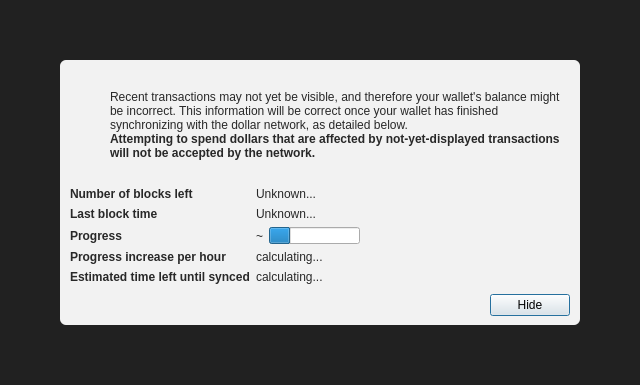
<?xml version="1.0" encoding="UTF-8"?>
<ui version="4.0">
 <class>ModalOverlay</class>
 <widget class="ModalOverlay" name="ModalOverlay">
  <property name="geometry">
   <rect>
    <x>0</x>
    <y>0</y>
    <width>640</width>
    <height>385</height>
   </rect>
  </property>
  <property name="windowTitle">
   <string>Form</string>
  </property>
  <layout class="QVBoxLayout" name="verticalLayout" stretch="0">
   <property name="sizeConstraint">
    <enum>QLayout::SetDefaultConstraint</enum>
   </property>
   <property name="leftMargin">
    <number>0</number>
   </property>
   <property name="topMargin">
    <number>0</number>
   </property>
   <property name="rightMargin">
    <number>0</number>
   </property>
   <property name="bottomMargin">
    <number>0</number>
   </property>
   <item>
    <widget class="QWidget" name="bgWidget" native="true">
     <property name="styleSheet">
      <string notr="true">#bgWidget { background: rgba(0,0,0,220); }</string>
     </property>
     <layout class="QVBoxLayout" name="verticalLayoutMain" stretch="1">
      <property name="leftMargin">
       <number>60</number>
      </property>
      <property name="topMargin">
       <number>60</number>
      </property>
      <property name="rightMargin">
       <number>60</number>
      </property>
      <property name="bottomMargin">
       <number>60</number>
      </property>
      <item>
       <widget class="QWidget" name="contentWidget" native="true">
        <property name="styleSheet">
         <string notr="true">#contentWidget { background: rgba(255,255,255,240); border-radius: 6px; }

QLabel { color: rgb(40,40,40);  }</string>
        </property>
        <layout class="QVBoxLayout" name="verticalLayoutSub" stretch="1,0,0,0">
         <property name="spacing">
          <number>0</number>
         </property>
         <property name="leftMargin">
          <number>10</number>
         </property>
         <property name="topMargin">
          <number>10</number>
         </property>
         <property name="rightMargin">
          <number>10</number>
         </property>
         <property name="bottomMargin">
          <number>10</number>
         </property>
         <item>
          <layout class="QHBoxLayout" name="horizontalLayoutIconText" stretch="0,1">
           <property name="topMargin">
            <number>20</number>
           </property>
           <item>
            <layout class="QVBoxLayout" name="verticalLayoutIcon">
             <property name="leftMargin">
              <number>0</number>
             </property>
             <item>
              <widget class="QPushButton" name="warningIcon">
               <property name="enabled">
                <bool>false</bool>
               </property>
               <property name="text">
                <string/>
               </property>
               <property name="icon">
                <iconset>
                 <normaloff>:/icons/warning</normaloff>
                 <disabledoff>:/icons/warning</disabledoff>:/icons/warning</iconset>
               </property>
               <property name="iconSize">
                <size>
                 <width>48</width>
                 <height>48</height>
                </size>
               </property>
               <property name="flat">
                <bool>true</bool>
               </property>
              </widget>
             </item>
             <item>
              <spacer name="verticalSpacerWarningIcon">
               <property name="orientation">
                <enum>Qt::Vertical</enum>
               </property>
               <property name="sizeHint" stdset="0">
                <size>
                 <width>20</width>
                 <height>40</height>
                </size>
               </property>
              </spacer>
             </item>
            </layout>
           </item>
           <item>
            <layout class="QVBoxLayout" name="verticalLayoutInfoText">
             <property name="leftMargin">
              <number>0</number>
             </property>
             <property name="topMargin">
              <number>0</number>
             </property>
             <item>
              <widget class="QLabel" name="infoText">
               <property name="text">
                <string>Recent transactions may not yet be visible, and therefore your wallet's balance might be incorrect. This information will be correct once your wallet has finished synchronizing with the dollar network, as detailed below.</string>
               </property>
               <property name="textFormat">
                <enum>Qt::RichText</enum>
               </property>
               <property name="wordWrap">
                <bool>true</bool>
               </property>
              </widget>
             </item>
             <item>
              <widget class="QLabel" name="infoTextStrong">
               <property name="font">
                <font>
                 <weight>75</weight>
                 <bold>true</bold>
                </font>
               </property>
               <property name="text">
                <string>Attempting to spend dollars that are affected by not-yet-displayed transactions will not be accepted by the network.</string>
               </property>
               <property name="textFormat">
                <enum>Qt::RichText</enum>
               </property>
               <property name="wordWrap">
                <bool>true</bool>
               </property>
              </widget>
             </item>
             <item>
              <spacer name="verticalSpacerInTextSpace">
               <property name="orientation">
                <enum>Qt::Vertical</enum>
               </property>
               <property name="sizeHint" stdset="0">
                <size>
                 <width>20</width>
                 <height>40</height>
                </size>
               </property>
              </spacer>
             </item>
            </layout>
           </item>
          </layout>
         </item>
         <item>
          <spacer name="verticalSpacerAfterText">
           <property name="orientation">
            <enum>Qt::Vertical</enum>
           </property>
           <property name="sizeHint" stdset="0">
            <size>
             <width>20</width>
             <height>40</height>
            </size>
           </property>
          </spacer>
         </item>
         <item>
          <layout class="QFormLayout" name="formLayout">
           <property name="fieldGrowthPolicy">
            <enum>QFormLayout::FieldsStayAtSizeHint</enum>
           </property>
           <property name="horizontalSpacing">
            <number>6</number>
           </property>
           <property name="verticalSpacing">
            <number>6</number>
           </property>
           <property name="topMargin">
            <number>10</number>
           </property>
           <item row="0" column="0">
            <widget class="QLabel" name="labelNumberOfBlocksLeft">
             <property name="font">
              <font>
               <weight>75</weight>
               <bold>true</bold>
              </font>
             </property>
             <property name="text">
              <string>Number of blocks left</string>
             </property>
            </widget>
           </item>
           <item row="0" column="1">
            <widget class="QLabel" name="numberOfBlocksLeft">
             <property name="text">
              <string>Unknown...</string>
             </property>
            </widget>
           </item>
           <item row="1" column="0">
            <widget class="QLabel" name="labelLastBlockTime">
             <property name="font">
              <font>
               <weight>75</weight>
               <bold>true</bold>
              </font>
             </property>
             <property name="text">
              <string>Last block time</string>
             </property>
            </widget>
           </item>
           <item row="1" column="1">
            <widget class="QLabel" name="newestBlockDate">
             <property name="sizePolicy">
              <sizepolicy hsizetype="Maximum" vsizetype="Preferred">
               <horstretch>0</horstretch>
               <verstretch>0</verstretch>
              </sizepolicy>
             </property>
             <property name="text">
              <string>Unknown...</string>
             </property>
            </widget>
           </item>
           <item row="2" column="0">
            <widget class="QLabel" name="labelSyncDone">
             <property name="font">
              <font>
               <weight>75</weight>
               <bold>true</bold>
              </font>
             </property>
             <property name="text">
              <string>Progress</string>
             </property>
            </widget>
           </item>
           <item row="2" column="1">
            <layout class="QHBoxLayout" name="horizontalLayoutSync" stretch="0,1">
             <item>
              <widget class="QLabel" name="percentageProgress">
               <property name="text">
                <string notr="true">~</string>
               </property>
              </widget>
             </item>
             <item>
              <widget class="QProgressBar" name="progressBar">
               <property name="value">
                <number>24</number>
               </property>
               <property name="format">
                <string/>
               </property>
              </widget>
             </item>
            </layout>
           </item>
           <item row="4" column="0">
            <widget class="QLabel" name="labelProgressIncrease">
             <property name="font">
              <font>
               <weight>75</weight>
               <bold>true</bold>
              </font>
             </property>
             <property name="text">
              <string>Progress increase per hour</string>
             </property>
            </widget>
           </item>
           <item row="4" column="1">
            <widget class="QLabel" name="progressIncreasePerH">
             <property name="text">
              <string>calculating...</string>
             </property>
            </widget>
           </item>
           <item row="5" column="0">
            <widget class="QLabel" name="labelEstimatedTimeLeft">
             <property name="font">
              <font>
               <weight>75</weight>
               <bold>true</bold>
              </font>
             </property>
             <property name="text">
              <string>Estimated time left until synced</string>
             </property>
            </widget>
           </item>
           <item row="5" column="1">
            <widget class="QLabel" name="expectedTimeLeft">
             <property name="text">
              <string>calculating...</string>
             </property>
            </widget>
           </item>
          </layout>
         </item>
         <item>
          <layout class="QHBoxLayout" name="horizontalLayoutButtons">
           <property name="leftMargin">
            <number>10</number>
           </property>
           <property name="topMargin">
            <number>10</number>
           </property>
           <item>
            <spacer name="horizontalSpacer">
             <property name="orientation">
              <enum>Qt::Horizontal</enum>
             </property>
             <property name="sizeHint" stdset="0">
              <size>
               <width>40</width>
               <height>20</height>
              </size>
             </property>
            </spacer>
           </item>
           <item>
            <widget class="QPushButton" name="closeButton">
             <property name="text">
              <string>Hide</string>
             </property>
             <property name="focusPolicy">
              <enum>Qt::StrongFocus</enum>
             </property>
             <property name="default">
              <bool>true</bool>
             </property>
            </widget>
           </item>
          </layout>
         </item>
        </layout>
       </widget>
      </item>
     </layout>
    </widget>
   </item>
  </layout>
 </widget>
 <customwidgets>
  <customwidget>
   <class>ModalOverlay</class>
   <extends>QWidget</extends>
   <header>qt/modaloverlay.h</header>
   <container>1</container>
  </customwidget>
 </customwidgets>
 <resources/>
 <connections/>
</ui>
